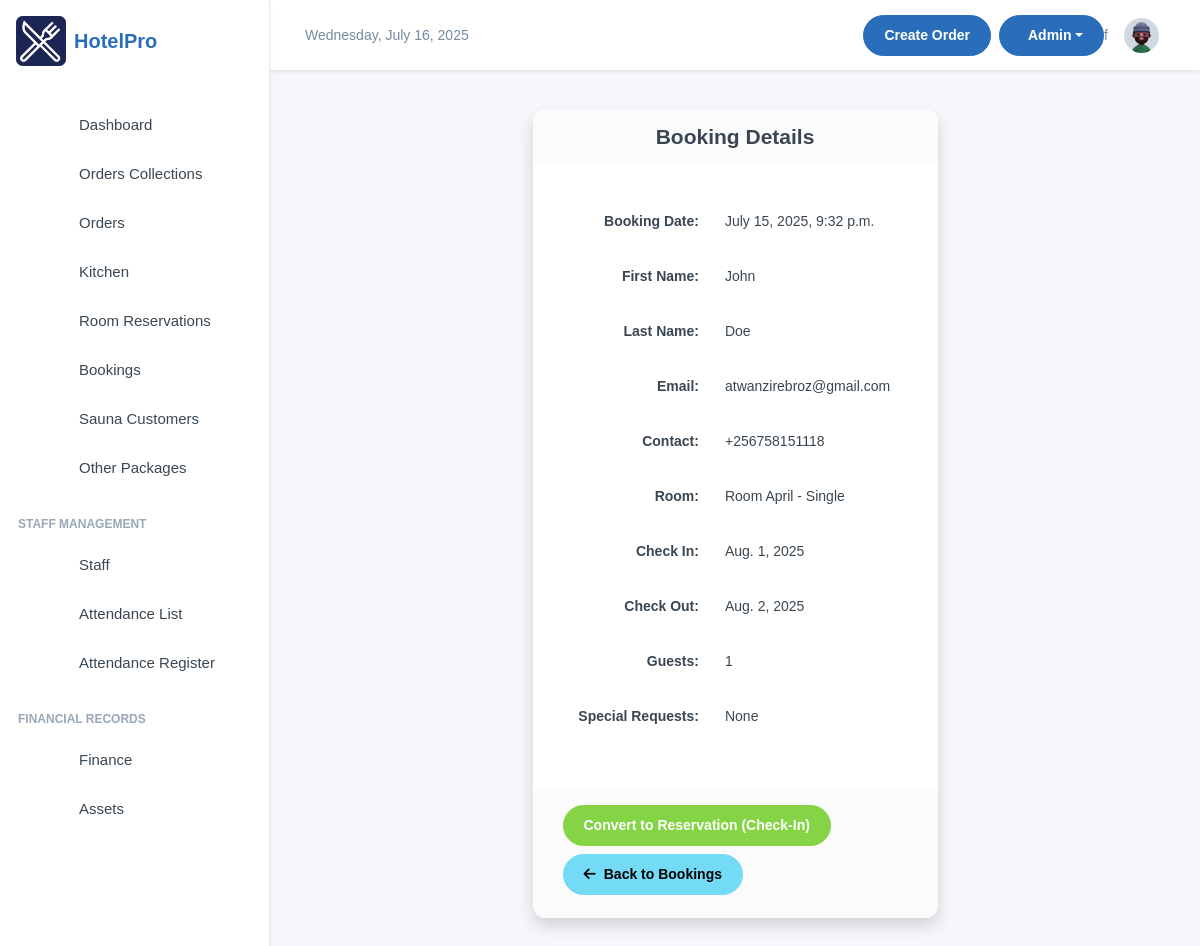
/room_bookings/each_bookings/4/, run on the app's committed database.
### room_bookings/models.py (models this page shows, shortened)
class Booking(models.Model):
    STATUS = [
        ('new', 'New'),
        ('reserved', 'Converted to Reservation'),
        ('cancelled', 'Cancelled'),
    ]
    status = models.CharField(max_length=20, choices=STATUS, default='new')
    first_name = models.CharField(max_length=100)
    last_name = models.CharField(max_length=100)
    email = models.EmailField()
    contact = models.CharField(max_length=15)
    room = models.ForeignKey(Room, on_delete=models.CASCADE)
    check_in = models.DateField()
    check_out = models.DateField()
    guests = models.IntegerField()
    booking_date = models.DateTimeField(auto_now_add=True, blank=True, null=True)
    special_requests = models.TextField(blank=True, null=True)

class Room(models.Model):
    room_number = models.CharField(max_length=10, unique=True)
    room_type = models.ForeignKey(RoomType, on_delete=models.CASCADE, related_name='rooms')
    hotel = models.ForeignKey(HotelBranch, on_delete=models.CASCADE, related_name='rooms', blank=True, null=True)
    capacity = models.IntegerField()
    is_available = models.BooleanField(default=True)
    price_per_night = models.IntegerField(null=True, blank=True)
    description = models.TextField(blank=True, null=True)
    room_image = models.ImageField(upload_to="rooms", blank=True, null=True)
    floor = models.IntegerField()
    def __str__(self):
        return f"Room {self.room_number} - {self.room_type.name}"

class RoomType(models.Model):
    name = models.CharField(max_length=50)
    description = models.TextField(blank=True, null=True)
    base_price = models.DecimalField(max_digits=10, decimal_places=2, blank=True, null=True)
    room_image = models.ImageField(upload_to="rooms", blank=True, null=True)

### room_bookings/views.py (the view)
def booking_detail(request, id):
    booking = get_object_or_404(Booking, id=id)
    return render(request, 'booking_detail.html', {'booking': booking})

### room_bookings/templates/booking_detail.html
{% extends 'base.html' %}
{% block content %}
<div class="container mt-4">
    <div class="row justify-content-center">
        <div class="col-md-8 col-lg-6">
            <div class="card shadow">
                <div class="card-header text-white text-center">
                    <h4 class="mb-0">Booking Details</h4>
                </div>
                <div class="card-body">
                    <table class="table table-borderless">
                        <tbody>
                            <tr><th class="text-end pe-3">Booking Date:</th><td>{{ booking.booking_date }}</td></tr>
                            <tr><th class="text-end pe-3">First Name:</th><td>{{ booking.first_name }}</td></tr>
                            <tr><th class="text-end pe-3">Last Name:</th><td>{{ booking.last_name }}</td></tr>
                            <tr><th class="text-end pe-3">Email:</th><td>{{ booking.email }}</td></tr>
                            <tr><th class="text-end pe-3">Contact:</th><td>{{ booking.contact }}</td></tr>
                            <tr><th class="text-end pe-3">Room:</th><td>{{ booking.room }}</td></tr>
                            <tr><th class="text-end pe-3">Check In:</th><td>{{ booking.check_in }}</td></tr>
                            <tr><th class="text-end pe-3">Check Out:</th><td>{{ booking.check_out }}</td></tr>
                            <tr><th class="text-end pe-3">Guests:</th><td>{{ booking.guests }}</td></tr>
                            <tr><th class="text-end pe-3">Special Requests:</th><td>{{ booking.special_requests|default:"None" }}</td></tr>
                        </tbody>
                    </table>
                </div>
                <div class="card-footer text-center d-flex justify-content-between flex-wrap">
                    {% if not booking.reservation %}
                        <a href="{% url 'convert_to_reservation' booking.id %}" class="btn btn-success mb-2">
                            Convert to Reservation (Check-In)
                        </a>
                    {% else %}
                        <a href="{% url 'reservation_detail' booking.reservation.id %}" class="btn btn-primary mb-2">
                            View Reservation
                        </a>
                    {% endif %}
                    <a href="{% url 'booked_rooms' %}" class="btn btn-secondary mb-2">
                        <i class="fas fa-arrow-left me-2"></i>Back to Bookings
                    </a>
                </div>
            </div>
        </div>
    </div>
</div>
{% endblock %}

### templates/base.html (style rules this page uses)
:root { --primary-color: #2A6EBB; --secondary-color: #F8F9FA; --accent-color: #FFD700; --text-color: #333333; --success-color: #28a745; --danger-color: #dc3545; --warning-color: #ffc107; --info-color: #17a2b8; }
body { font-family: 'Poppins', sans-serif; background-color: #f5f7fa; }
.card { border-radius: 0.75rem; border: none; box-shadow: 0 0.125rem 0.25rem rgba(0, 0, 0, 0.075); transition: transform 0.2s ease-in-out, box-shadow 0.2s ease-in-out; }

### data on the page
Booking: booking_date "July 15, 2025, 9:32 p.m.", first_name "John", last_name "Doe", email "atwanzirebroz@gmail.com", contact "+256758151118", room "Room April - Single", check_in "Aug. 1, 2025", check_out "Aug. 2, 2025", guests "1", special_requests "None"
